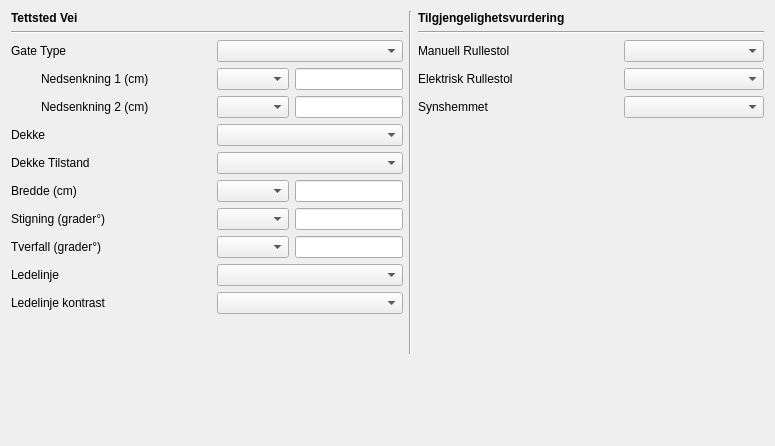
             <widget class="QWidget" name="tab">
              <attribute name="icon">
               <iconset>
                <normaloff>:/plugins/Tilgjengelighet/icons/vei.png</normaloff>:/plugins/Tilgjengelighet/icons/vei.png</iconset>
              </attribute>
              <attribute name="title">
               <string>Vei</string>
              </attribute>
              <layout class="QVBoxLayout" name="verticalLayout_72">
               <item>
                <layout class="QVBoxLayout" name="verticalLayout_13">
                 <item>
                  <layout class="QHBoxLayout" name="horizontalLayout_173">
                   <item>
                    <layout class="QVBoxLayout" name="verticalLayout_4">
                     <item>
                      <widget class="QLabel" name="label_9">
                       <property name="font">
                        <font>
                         <weight>75</weight>
                         <bold>true</bold>
                         <kerning>true</kerning>
                        </font>
                       </property>
                       <property name="text">
                        <string>Tettsted Vei</string>
                       </property>
                       <property name="margin">
                        <number>10</number>
                       </property>
                      </widget>
                     </item>
                     <item>
                      <widget class="Line" name="line_5">
                       <property name="orientation">
                        <enum>Qt::Horizontal</enum>
                       </property>
                      </widget>
                     </item>
                     <item>
                      <layout class="QHBoxLayout" name="horizontalLayout_44">
                       <item>
                        <widget class="QLabel" name="label_49">
                         <property name="minimumSize">
                          <size>
                           <width>200</width>
                           <height>0</height>
                          </size>
                         </property>
                         <property name="maximumSize">
                          <size>
                           <width>200</width>
                           <height>16777215</height>
                          </size>
                         </property>
                         <property name="text">
                          <string>Gate Type</string>
                         </property>
                         <property name="margin">
                          <number>10</number>
                         </property>
                        </widget>
                       </item>
                       <item>
                        <widget class="QComboBox" name="comboBox_gatetype">
                         <property name="enabled">
                          <bool>true</bool>
                         </property>
                         <property name="minimumSize">
                          <size>
                           <width>140</width>
                           <height>0</height>
                          </size>
                         </property>
                        </widget>
                       </item>
                      </layout>
                     </item>
                     <item>
                      <layout class="QHBoxLayout" name="horizontalLayout_164">
                       <item>
                        <widget class="QLabel" name="label_nedsenkning1">
                         <property name="minimumSize">
                          <size>
                           <width>200</width>
                           <height>0</height>
                          </size>
                         </property>
                         <property name="maximumSize">
                          <size>
                           <width>200</width>
                           <height>16777215</height>
                          </size>
                         </property>
                         <property name="text">
                          <string>Nedsenkning 1 (cm)</string>
                         </property>
                         <property name="margin">
                          <number>10</number>
                         </property>
                         <property name="indent">
                          <number>30</number>
                         </property>
                        </widget>
                       </item>
                       <item>
                        <layout class="QHBoxLayout" name="horizontalLayout_21">
                         <item>
                          <widget class="QComboBox" name="comboBox_nedsenkning1">
                           <property name="enabled">
                            <bool>true</bool>
                           </property>
                           <property name="minimumSize">
                            <size>
                             <width>50</width>
                             <height>0</height>
                            </size>
                           </property>
                          </widget>
                         </item>
                         <item>
                          <widget class="QLineEdit" name="lineEdit_nedsenkning1">
                           <property name="enabled">
                            <bool>true</bool>
                           </property>
                           <property name="minimumSize">
                            <size>
                             <width>70</width>
                             <height>0</height>
                            </size>
                           </property>
                          </widget>
                         </item>
                        </layout>
                       </item>
                      </layout>
                     </item>
                     <item>
                      <layout class="QHBoxLayout" name="horizontalLayout_165">
                       <item>
                        <widget class="QLabel" name="label_nedsenkning2">
                         <property name="minimumSize">
                          <size>
                           <width>200</width>
                           <height>0</height>
                          </size>
                         </property>
                         <property name="maximumSize">
                          <size>
                           <width>200</width>
                           <height>16777215</height>
                          </size>
                         </property>
                         <property name="text">
                          <string>Nedsenkning 2 (cm)</string>
                         </property>
                         <property name="margin">
                          <number>10</number>
                         </property>
                         <property name="indent">
                          <number>30</number>
                         </property>
                        </widget>
                       </item>
                       <item>
                        <layout class="QHBoxLayout" name="horizontalLayout_22">
                         <item>
                          <widget class="QComboBox" name="comboBox_nedsenkning2">
                           <property name="enabled">
                            <bool>true</bool>
                           </property>
                           <property name="minimumSize">
                            <size>
                             <width>50</width>
                             <height>0</height>
                            </size>
                           </property>
                          </widget>
                         </item>
                         <item>
                          <widget class="QLineEdit" name="lineEdit_nedsenkning2">
                           <property name="enabled">
                            <bool>true</bool>
                           </property>
                           <property name="minimumSize">
                            <size>
                             <width>70</width>
                             <height>0</height>
                            </size>
                           </property>
                          </widget>
                         </item>
                        </layout>
                       </item>
                      </layout>
                     </item>
                     <item>
                      <layout class="QHBoxLayout" name="horizontalLayout_166">
                       <item>
                        <widget class="QLabel" name="label_50">
                         <property name="minimumSize">
                          <size>
                           <width>200</width>
                           <height>0</height>
                          </size>
                         </property>
                         <property name="maximumSize">
                          <size>
                           <width>200</width>
                           <height>16777215</height>
                          </size>
                         </property>
                         <property name="text">
                          <string>Dekke</string>
                         </property>
                         <property name="margin">
                          <number>10</number>
                         </property>
                        </widget>
                       </item>
                       <item>
                        <widget class="QComboBox" name="comboBox_dekke_vei_tettsted">
                         <property name="enabled">
                          <bool>true</bool>
                         </property>
                         <property name="minimumSize">
                          <size>
                           <width>140</width>
                           <height>0</height>
                          </size>
                         </property>
                        </widget>
                       </item>
                      </layout>
                     </item>
                     <item>
                      <layout class="QHBoxLayout" name="horizontalLayout_167">
                       <item>
                        <widget class="QLabel" name="label_54">
                         <property name="minimumSize">
                          <size>
                           <width>200</width>
                           <height>0</height>
                          </size>
                         </property>
                         <property name="maximumSize">
                          <size>
                           <width>200</width>
                           <height>16777215</height>
                          </size>
                         </property>
                         <property name="text">
                          <string>Dekke Tilstand</string>
                         </property>
                         <property name="margin">
                          <number>10</number>
                         </property>
                        </widget>
                       </item>
                       <item>
                        <widget class="QComboBox" name="comboBox_dekkeTilstand_vei_tettsted">
                         <property name="enabled">
                          <bool>true</bool>
                         </property>
                         <property name="minimumSize">
                          <size>
                           <width>140</width>
                           <height>0</height>
                          </size>
                         </property>
                        </widget>
                       </item>
                      </layout>
                     </item>
                     <item>
                      <layout class="QHBoxLayout" name="horizontalLayout_168">
                       <item>
                        <widget class="QLabel" name="label_55">
                         <property name="minimumSize">
                          <size>
                           <width>200</width>
                           <height>0</height>
                          </size>
                         </property>
                         <property name="maximumSize">
                          <size>
                           <width>200</width>
                           <height>16777215</height>
                          </size>
                         </property>
                         <property name="text">
                          <string>Bredde (cm)</string>
                         </property>
                         <property name="margin">
                          <number>10</number>
                         </property>
                        </widget>
                       </item>
                       <item>
                        <layout class="QHBoxLayout" name="horizontalLayout_24">
                         <item>
                          <widget class="QComboBox" name="comboBox_bredde">
                           <property name="enabled">
                            <bool>true</bool>
                           </property>
                           <property name="minimumSize">
                            <size>
                             <width>50</width>
                             <height>0</height>
                            </size>
                           </property>
                          </widget>
                         </item>
                         <item>
                          <widget class="QLineEdit" name="lineEdit_bredde">
                           <property name="enabled">
                            <bool>true</bool>
                           </property>
                           <property name="minimumSize">
                            <size>
                             <width>70</width>
                             <height>0</height>
                            </size>
                           </property>
                          </widget>
                         </item>
                        </layout>
                       </item>
                      </layout>
                     </item>
                     <item>
                      <layout class="QHBoxLayout" name="horizontalLayout_169">
                       <item>
                        <widget class="QLabel" name="label_58">
                         <property name="minimumSize">
                          <size>
                           <width>200</width>
                           <height>0</height>
                          </size>
                         </property>
                         <property name="maximumSize">
                          <size>
                           <width>200</width>
                           <height>16777215</height>
                          </size>
                         </property>
                         <property name="text">
                          <string>Stigning (grader°)</string>
                         </property>
                         <property name="margin">
                          <number>10</number>
                         </property>
                        </widget>
                       </item>
                       <item>
                        <layout class="QHBoxLayout" name="horizontalLayout_28">
                         <item>
                          <widget class="QComboBox" name="comboBox_stigning">
                           <property name="enabled">
                            <bool>true</bool>
                           </property>
                           <property name="minimumSize">
                            <size>
                             <width>50</width>
                             <height>0</height>
                            </size>
                           </property>
                          </widget>
                         </item>
                         <item>
                          <widget class="QLineEdit" name="lineEdit_stigning">
                           <property name="enabled">
                            <bool>true</bool>
                           </property>
                           <property name="minimumSize">
                            <size>
                             <width>70</width>
                             <height>0</height>
                            </size>
                           </property>
                          </widget>
                         </item>
                        </layout>
                       </item>
                      </layout>
                     </item>
                     <item>
                      <layout class="QHBoxLayout" name="horizontalLayout_170">
                       <item>
                        <widget class="QLabel" name="label_56">
                         <property name="minimumSize">
                          <size>
                           <width>200</width>
                           <height>0</height>
                          </size>
                         </property>
                         <property name="maximumSize">
                          <size>
                           <width>200</width>
                           <height>16777215</height>
                          </size>
                         </property>
                         <property name="text">
                          <string>Tverfall (grader°)</string>
                         </property>
                         <property name="margin">
                          <number>10</number>
                         </property>
                        </widget>
                       </item>
                       <item>
                        <layout class="QHBoxLayout" name="horizontalLayout_29">
                         <item>
                          <widget class="QComboBox" name="comboBox_tverfall">
                           <property name="enabled">
                            <bool>true</bool>
                           </property>
                           <property name="minimumSize">
                            <size>
                             <width>50</width>
                             <height>0</height>
                            </size>
                           </property>
                          </widget>
                         </item>
                         <item>
                          <widget class="QLineEdit" name="lineEdit_tverfall">
                           <property name="enabled">
                            <bool>true</bool>
                           </property>
                           <property name="minimumSize">
                            <size>
                             <width>70</width>
                             <height>0</height>
                            </size>
                           </property>
                          </widget>
                         </item>
                        </layout>
                       </item>
                      </layout>
                     </item>
                     <item>
                      <layout class="QHBoxLayout" name="horizontalLayout_171">
                       <item>
                        <widget class="QLabel" name="label_52">
                         <property name="minimumSize">
                          <size>
                           <width>200</width>
                           <height>0</height>
                          </size>
                         </property>
                         <property name="maximumSize">
                          <size>
                           <width>200</width>
                           <height>16777215</height>
                          </size>
                         </property>
                         <property name="text">
                          <string>Ledelinje</string>
                         </property>
                         <property name="margin">
                          <number>10</number>
                         </property>
                        </widget>
                       </item>
                       <item>
                        <widget class="QComboBox" name="comboBox_ledelinje">
                         <property name="enabled">
                          <bool>true</bool>
                         </property>
                         <property name="minimumSize">
                          <size>
                           <width>140</width>
                           <height>0</height>
                          </size>
                         </property>
                        </widget>
                       </item>
                      </layout>
                     </item>
                     <item>
                      <layout class="QHBoxLayout" name="horizontalLayout_172">
                       <item>
                        <widget class="QLabel" name="label_8">
                         <property name="minimumSize">
                          <size>
                           <width>200</width>
                           <height>0</height>
                          </size>
                         </property>
                         <property name="maximumSize">
                          <size>
                           <width>200</width>
                           <height>16777215</height>
                          </size>
                         </property>
                         <property name="text">
                          <string>Ledelinje kontrast</string>
                         </property>
                         <property name="margin">
                          <number>10</number>
                         </property>
                        </widget>
                       </item>
                       <item>
                        <widget class="QComboBox" name="comboBox_ledelinjeKontrast">
                         <property name="enabled">
                          <bool>true</bool>
                         </property>
                         <property name="minimumSize">
                          <size>
                           <width>140</width>
                           <height>0</height>
                          </size>
                         </property>
                        </widget>
                       </item>
                      </layout>
                     </item>
                     <item>
                      <spacer name="verticalSpacer_7">
                       <property name="orientation">
                        <enum>Qt::Vertical</enum>
                       </property>
                       <property name="sizeHint" stdset="0">
                        <size>
                         <width>20</width>
                         <height>40</height>
                        </size>
                       </property>
                      </spacer>
                     </item>
                    </layout>
                   </item>
                   <item>
                    <widget class="Line" name="line_14">
                     <property name="orientation">
                      <enum>Qt::Vertical</enum>
                     </property>
                    </widget>
                   </item>
                   <item>
                    <layout class="QVBoxLayout" name="verticalLayout_5">
                     <item>
                      <widget class="QLabel" name="label_10">
                       <property name="font">
                        <font>
                         <weight>75</weight>
                         <bold>true</bold>
                         <kerning>true</kerning>
                        </font>
                       </property>
                       <property name="text">
                        <string>Tilgjengelighetsvurdering</string>
                       </property>
                       <property name="margin">
                        <number>10</number>
                       </property>
                      </widget>
                     </item>
                     <item>
                      <widget class="Line" name="line_6">
                       <property name="orientation">
                        <enum>Qt::Horizontal</enum>
                       </property>
                      </widget>
                     </item>
                     <item>
                      <layout class="QHBoxLayout" name="horizontalLayout_36">
                       <item>
                        <widget class="QLabel" name="label_61">
                         <property name="minimumSize">
                          <size>
                           <width>200</width>
                           <height>0</height>
                          </size>
                         </property>
                         <property name="maximumSize">
                          <size>
                           <width>200</width>
                           <height>16777215</height>
                          </size>
                         </property>
                         <property name="text">
                          <string>Manuell Rullestol</string>
                         </property>
                         <property name="margin">
                          <number>10</number>
                         </property>
                        </widget>
                       </item>
                       <item>
                        <widget class="QComboBox" name="comboBox_manuell_rullestol_vei">
                         <property name="enabled">
                          <bool>true</bool>
                         </property>
                         <property name="minimumSize">
                          <size>
                           <width>140</width>
                           <height>0</height>
                          </size>
                         </property>
                        </widget>
                       </item>
                      </layout>
                     </item>
                     <item>
                      <layout class="QHBoxLayout" name="horizontalLayout_17">
                       <item>
                        <widget class="QLabel" name="label_62">
                         <property name="minimumSize">
                          <size>
                           <width>200</width>
                           <height>0</height>
                          </size>
                         </property>
                         <property name="maximumSize">
                          <size>
                           <width>200</width>
                           <height>16777215</height>
                          </size>
                         </property>
                         <property name="text">
                          <string>Elektrisk Rullestol</string>
                         </property>
                         <property name="margin">
                          <number>10</number>
                         </property>
                        </widget>
                       </item>
                       <item>
                        <widget class="QComboBox" name="comboBox_electrisk_rullestol_vei">
                         <property name="enabled">
                          <bool>true</bool>
                         </property>
                         <property name="minimumSize">
                          <size>
                           <width>140</width>
                           <height>0</height>
                          </size>
                         </property>
                        </widget>
                       </item>
                      </layout>
                     </item>
                     <item>
                      <layout class="QHBoxLayout" name="horizontalLayout_7">
                       <item>
                        <widget class="QLabel" name="label_60">
                         <property name="minimumSize">
                          <size>
                           <width>200</width>
                           <height>0</height>
                          </size>
                         </property>
                         <property name="maximumSize">
                          <size>
                           <width>200</width>
                           <height>16777215</height>
                          </size>
                         </property>
                         <property name="text">
                          <string>Synshemmet</string>
                         </property>
                         <property name="margin">
                          <number>10</number>
                         </property>
                        </widget>
                       </item>
                       <item>
                        <widget class="QComboBox" name="comboBox_syn_vei">
                         <property name="enabled">
                          <bool>true</bool>
                         </property>
                         <property name="minimumSize">
                          <size>
                           <width>140</width>
                           <height>0</height>
                          </size>
                         </property>
                        </widget>
                       </item>
                      </layout>
                     </item>
                     <item>
                      <spacer name="verticalSpacer_3">
                       <property name="orientation">
                        <enum>Qt::Vertical</enum>
                       </property>
                       <property name="sizeHint" stdset="0">
                        <size>
                         <width>20</width>
                         <height>40</height>
                        </size>
                       </property>
                      </spacer>
                     </item>
                    </layout>
                   </item>
                  </layout>
                 </item>
                 <item>
                  <spacer name="verticalSpacer_28">
                   <property name="orientation">
                    <enum>Qt::Vertical</enum>
                   </property>
                   <property name="sizeHint" stdset="0">
                    <size>
                     <width>20</width>
                     <height>81</height>
                    </size>
                   </property>
                  </spacer>
                 </item>
                </layout>
               </item>
              </layout>
              <zorder></zorder>
             </widget>
